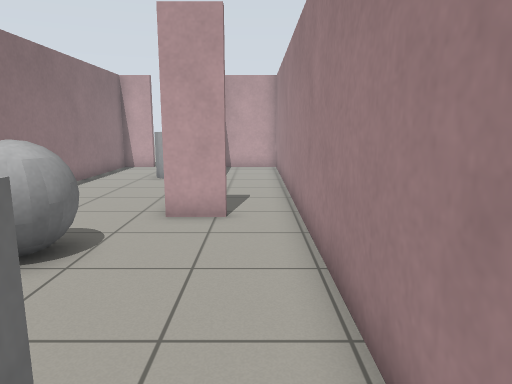
View 1 (above)

16 first-person views from a walk through a robot-simulator world made for Gazebo. The camera is 1.1 m above the floor, tilts 10° down and sees 70° across. The floor is counted in squares, 0.5 m on a side. Each view is taken from the middle of a square. On the plan, view 1 faces up. The plan holds only what a view shows up to about 20 squares ahead; the rest is blank.

View 2
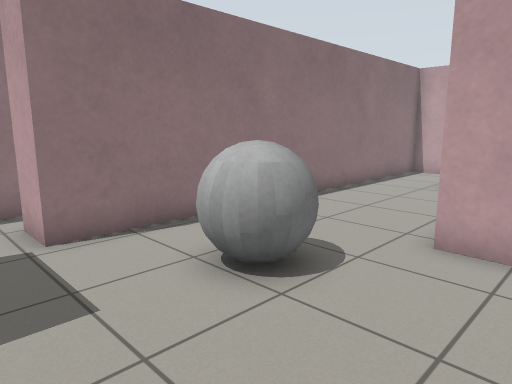

View 3
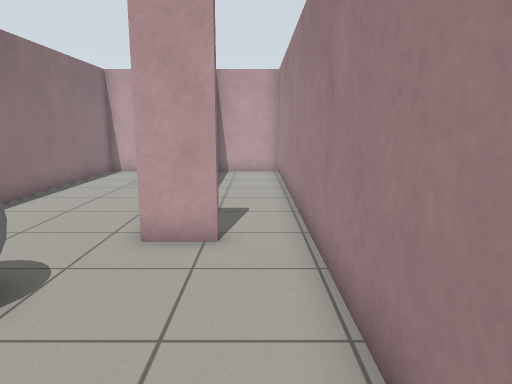

View 4
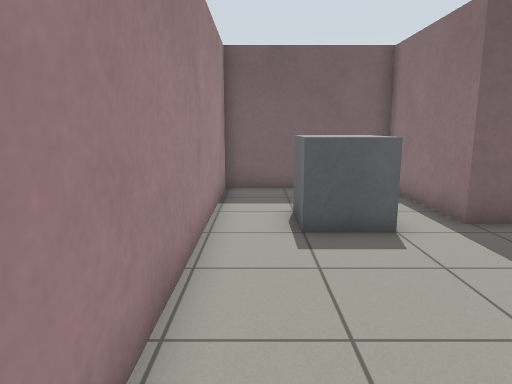

View 5
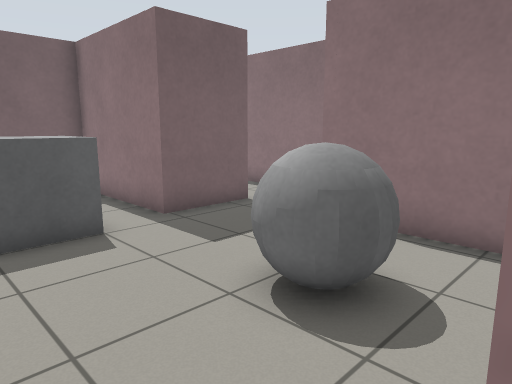

View 6
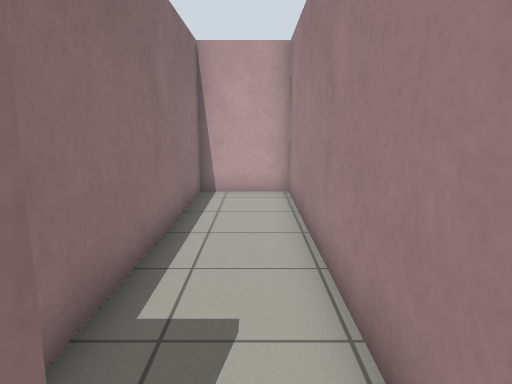

View 7
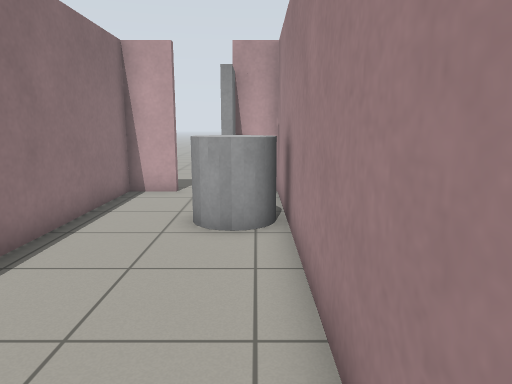

View 8
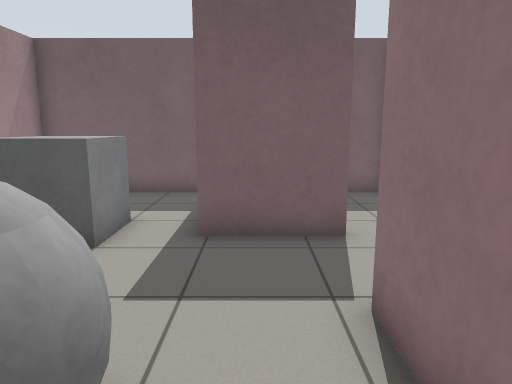

View 9
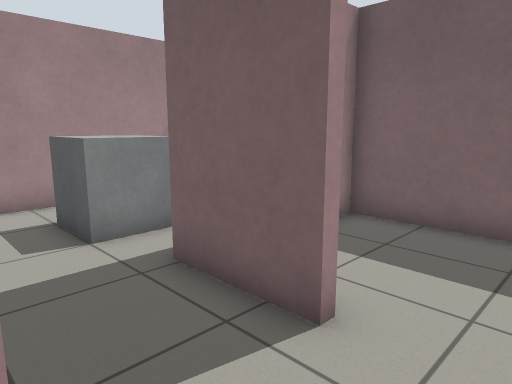

View 10
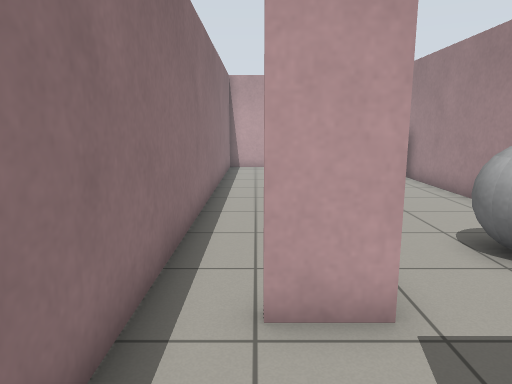

View 11
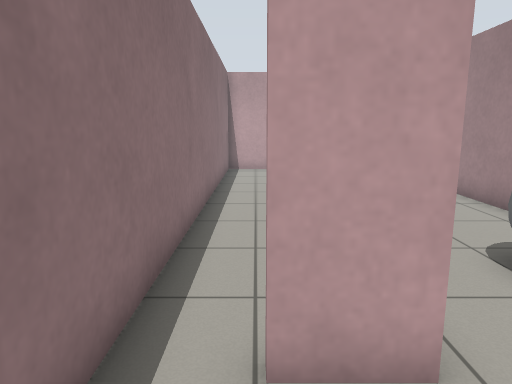

View 12
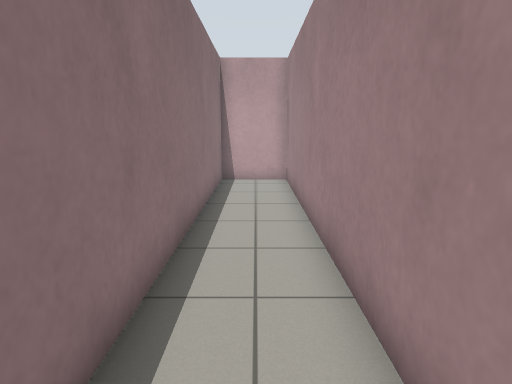

View 13
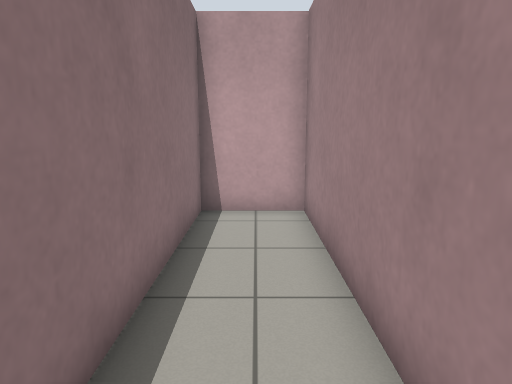

View 14
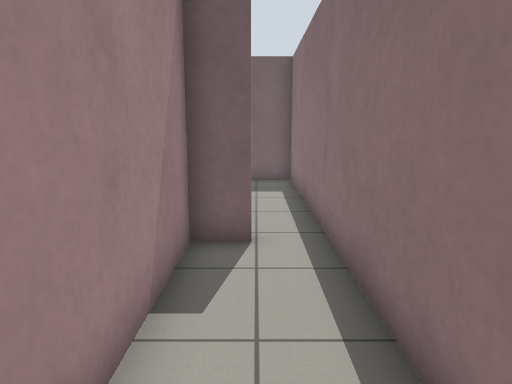

View 15
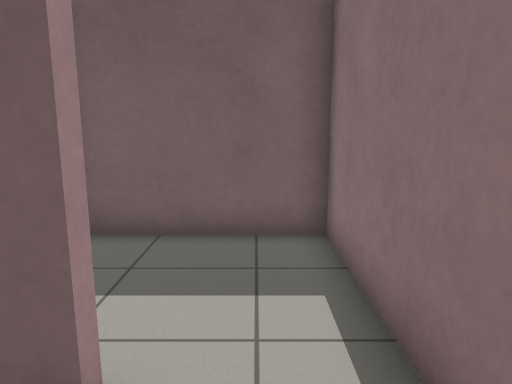

View 16
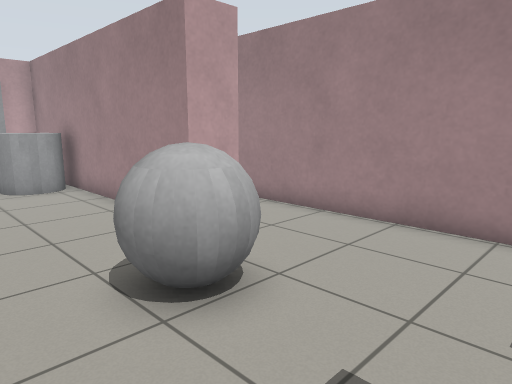

### Floor plan
Ten units are one square. View 1 is at (0, 0); x grows to the right and y downward. Boxes are objects, and circles mark ways between rooms. Rooms are numbered by the first view taken in them; rooms with no view inside come last. Other rooms are left out.
<svg viewBox="-110 -220 126 268">
<path fill="none" stroke="#000" d="M-7 -89 -22 -89 -22 -206 -35 -206M-79 -8 -48 -8 -48 43 11 43 11 -84M-57 -206 -74 -206 -74 -38M-7 -92 -7 -89M11 -84 11 -206 -19 -206 -19 -110M-74 -38 -89 -38 -89 -42 -77 -42 -77 -206 -105 -206 -105 -14M-105 -14 -105 43 -51 43"/>
<rect x="-55" y="-75" width="30" height="30" fill="#bbb"><title>grey ball</title></rect>
<rect x="-45" y="-175" width="20" height="20" fill="#bbb"><title>grey cylinder</title></rect>
<rect x="-45" y="-215" width="10" height="30" fill="#bbb"><title>door leaf</title></rect>
<rect x="-35" y="-15" width="30" height="20" fill="#bbb"><title>grey box</title></rect>
<circle cx="0" cy="-90" r="3" fill="#2a7"/>
<circle cx="-70" cy="-25" r="3" fill="#2a7"/>
<circle cx="-90" cy="-10" r="3" fill="#2a7"/>
<text x="-30" y="-70">1</text>
<text x="0" y="-150">2</text>
<text x="-90" y="-110">3</text>
<text x="-80" y="10">4</text>
</svg>
Room 1 opens to room 2. Room 1 opens to room 3. Room 3 opens to room 4.

Where each view was taken, in squares from view 1:
view 1: 0 up, 0 right, facing up
view 2: 2 up, 0 right, facing up-left
view 3: 2 up, 0 right, facing up
view 4: 9 up, 0 right, facing down
view 5: 9 up, 0 right, facing down-left
view 6: 8 up, 0 right, facing up
view 7: 8 up, 3 left, facing up
view 8: 8 up, 6 left, facing down
view 9: 4 up, 10 left, facing down-right
view 10: 0 up, 9 left, facing up
view 11: 1 up, 9 left, facing up
view 12: 5 up, 9 left, facing up
view 13: 11 up, 9 left, facing up
view 14: 11 up, 9 left, facing down
view 15: 3 up, 9 left, facing down
view 16: 2 up, 7 left, facing up-right
